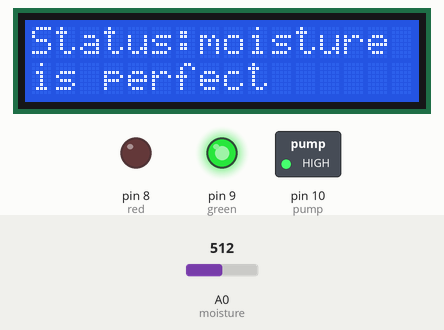
This sketch was run on a simulated Arduino Uno, built with avr-gcc and run on an emulated ATmega328P. Parts: 16×2 character LCD, switched loads named in the sketch (green lamp = pin HIGH), output pins drawn as LEDs (lit = HIGH). The inputs (shaded band) are chosen by the test bench; at power-on: A0 (moisture) = 512. What the sketch prints to the serial monitor is not drawn.

Above: at 3.2 s.
3.3 s: A0 (moisture) set to 739
7.4 s: A0 (moisture) set to 764
At 8.9 s:
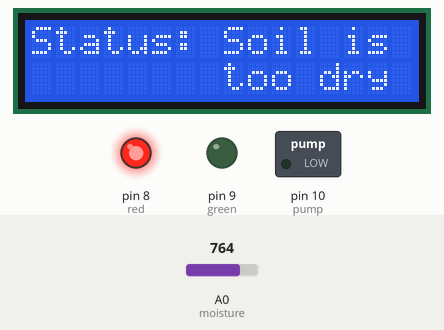
11.5 s: A0 (moisture) set to 306
At 12.5 s:
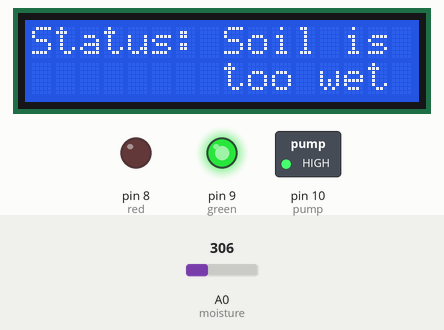
15.6 s: A0 (moisture) set to 483
17.8 s: A0 (moisture) set to 518
At 19.1 s:
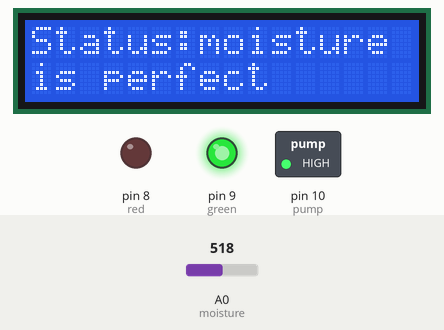
21.9 s: A0 (moisture) set to 900
At 22.7 s:
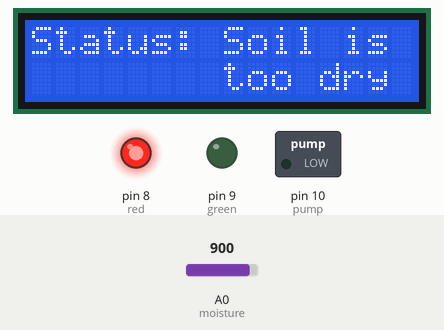
Timing chart, 0 to 24.9 s (numbered marks = the images above; inputs shaded):
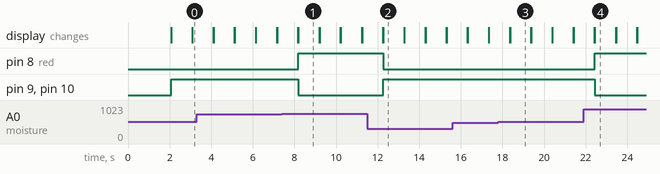

The sketch:

IPM058_IPC197.ino
```cpp
#include <LiquidCrystal.h>

#define moisture A0
#define green 9
#define red 8
#define pump 10

#define soilWet 500
#define soilDry 750

const int rs = 12, en = 11, d4 = 5, d5 = 4, d6 = 3, d7 = 2;
LiquidCrystal lcd(rs, en, d4, d5, d6, d7);

void setup(){

  Serial.begin(9600);

  pinMode(red,OUTPUT);
  pinMode(green,OUTPUT);
  pinMode(pump,OUTPUT);

  digitalWrite(red,0);
  digitalWrite(green,0);
  digitalWrite(pump,0);

  lcd.begin(16, 2);
  lcd.setCursor(4,0);
  lcd.print("WELCOME");
  lcd.setCursor(1,1);
  lcd.print("to grp. IPM058");

  delay(2000);
  lcd.clear();

}

void loop(){

  int moisture = readSensor();
  Serial.print("Analog Moisture Output: ");
  Serial.println(moisture);

  if ( +(moisture < soilWet)) {
    Serial.println("Status: Soil is too wet");
    lcd.setCursor(0, 0);
    lcd.print("Status: Soil is");
    lcd.setCursor(8, 1);
    lcd.print("too wet");
    digitalWrite(red,0);
    digitalWrite(green,1);
    digitalWrite(pump,1);

  } else if (moisture >= soilWet && moisture < soilDry) {
    Serial.println("Status: Soil moisture is perfect");
    lcd.setCursor(0, 0);
    lcd.print("Status:moisture");
    lcd.setCursor(0, 1);
    lcd.print("is perfect");
    digitalWrite(red,0);
    digitalWrite(green,1);
    digitalWrite(pump,1);
  } else {
    Serial.println("Status: Soil is too dry - time to water!");
    lcd.setCursor(0, 0);
    lcd.print("Status: Soil is ");
    lcd.setCursor(8, 1);
    lcd.print("too dry");
    digitalWrite(red,1);
    digitalWrite(green,0);
    digitalWrite(pump,0);
  }

  delay(1000);

  lcd.clear();

}

int readSensor() {
  digitalWrite(moisture, HIGH);
  delay(10);
  int val = analogRead(moisture);
  digitalWrite(moisture, LOW);
  return val;
}
```

Measured:
- the behaviour switches between 749 and 750 on A0 (moisture) (found by bisection; images 0 and 1)
- the behaviour switches between 499 and 500 on A0 (moisture) (found by bisection; images 2 and 3)
- after the input at 7.4 s, pin 8 (red): LOW → HIGH after 0.79 s; pin 9 (green), pin 10 (pump): HIGH → LOW after 0.79 s; the display: first differs from a run without the input after 0.79 s (image 1)
- after the input at 11.5 s, pin 8 (red): HIGH → LOW after 0.77 s; pin 9 (green), pin 10 (pump): LOW → HIGH after 0.77 s; the display: first differs from a run without the input after 0.77 s (image 2)
- after the input at 17.8 s, the display: first differs from a run without the input after 0.57 s (image 3)
- after the input at 21.9 s, pin 8 (red): LOW → HIGH after 0.54 s; pin 9 (green), pin 10 (pump): HIGH → LOW after 0.54 s; the display: first differs from a run without the input after 0.54 s (image 4)
- what the display in image 1 shows lasts 1.0 s, from 8.2 s to 9.2 s
